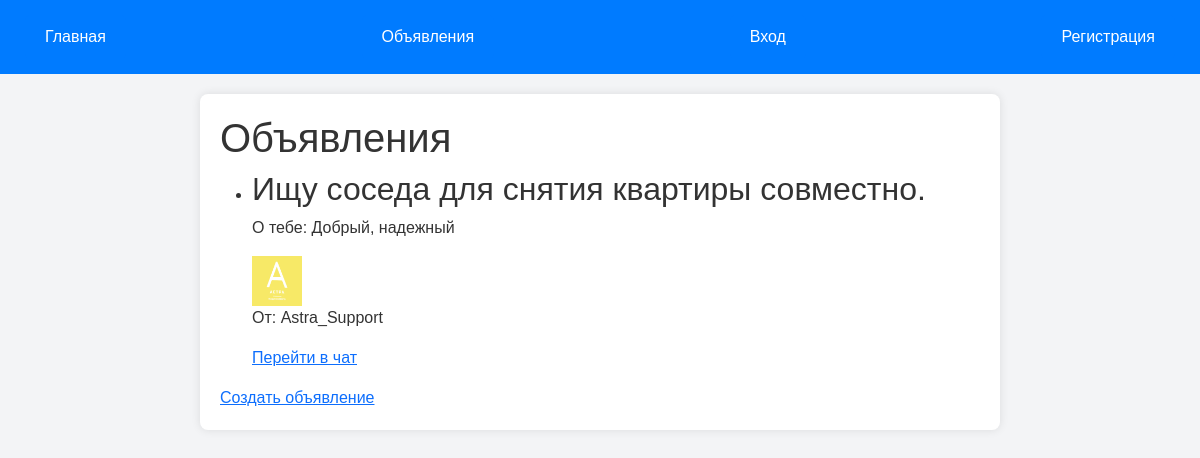
The page /ads on the database its author committed.
### tables this page shows
CREATE TABLE ads (
            id INTEGER PRIMARY KEY AUTOINCREMENT,
            title TEXT NOT NULL,
            description TEXT NOT NULL,
            user_id INTEGER NOT NULL, address TEXT, price REAL, phone TEXT, type TEXT DEFAULT 'general',
            FOREIGN KEY (user_id) REFERENCES users(id)
        );

CREATE TABLE users (
                id INTEGER PRIMARY KEY AUTOINCREMENT,
                username TEXT NOT NULL,
                email TEXT UNIQUE NOT NULL,
                password TEXT NOT NULL,
                fio TEXT DEFAULT '',
                phone TEXT DEFAULT '',
                about TEXT DEFAULT '',
                avatar TEXT DEFAULT 'static/default_avatar.png'
            , role TEXT DEFAULT 'user' CHECK(role IN ('user', 'moderator', 'admin')));

### baummarkeyt.py (the view)
@app.route("/ads")
def ads():
    with sqlite3.connect("users.db") as conn:
        cursor = conn.cursor()
        cursor.execute("""
        SELECT ads.id, ads.title, ads.description, users.username, users.avatar, users.id
        FROM ads
        JOIN users ON ads.user_id = users.id
        WHERE ads.type = 'general'
        """)
        ads_list = cursor.fetchall()
    return render_template("ads.html", ads=ads_list)

### templates/ads.html
<!DOCTYPE html>
<html lang="en">
{% extends "base.html" %}
{% block content %}
<h1>Объявления</h1>
<ul>
    {% for ad in ads %}
        <li>
            <h2>{{ ad[1] }}</h2>
            <p>{{ ad[2] }}</p>
            <div>
                <img src="{{ ad[4] }}" alt="Аватар" width="50" height="50">
                <p>От: {{ ad[3] }}</p>
                <a href="{{ url_for('chat', user_id=ad[5]) }}">Перейти в чат</a>
            </div>
        </li>
    {% endfor %}
</ul>
<a href="{{ url_for('create_ad') }}">Создать объявление</a>
{% endblock %}

### templates/base.html (style rules this page uses)
body { font-family: Arial, sans-serif; margin: 0; padding: 0; background-color: #f3f4f6; color: #333; }

### rows shown on the page
ads: title "Ищу соседа для снятия квартиры совместно.", description "О тебе: Добрый, надежный", username "Astra_Support"
